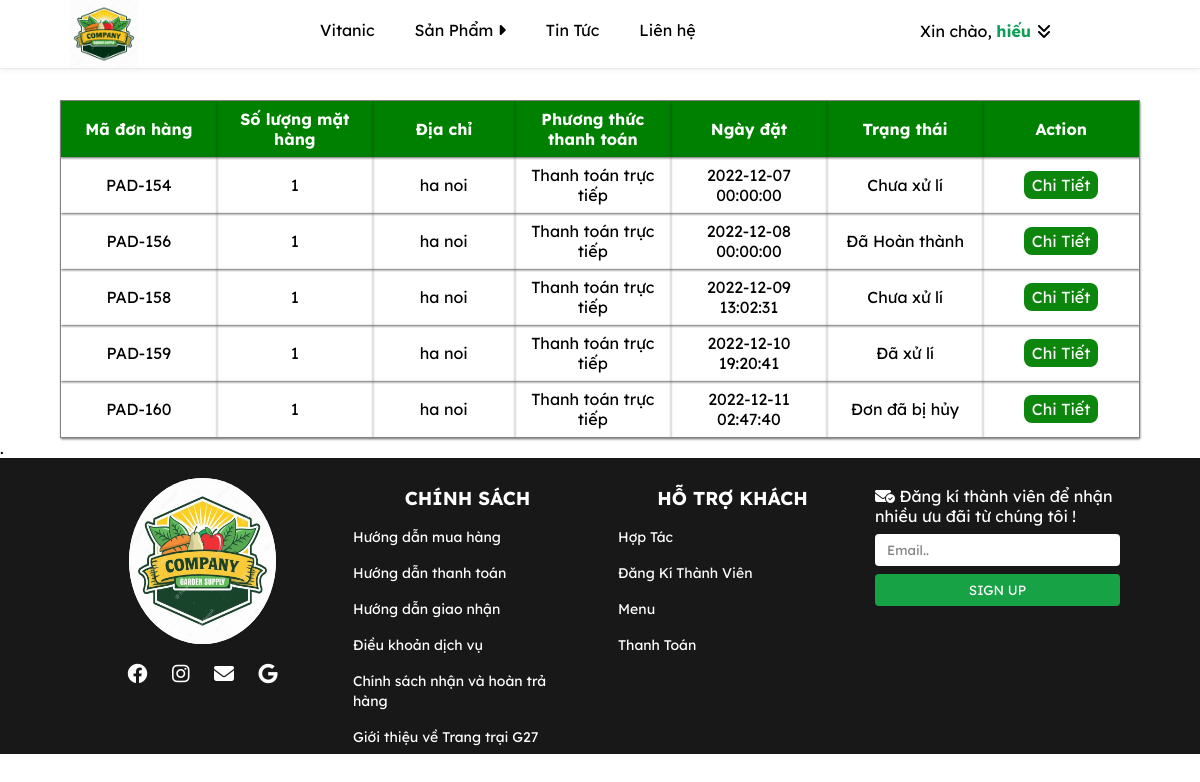
The page /view/index.php?act=mybill&id=1 (signed in) on the database its author committed.
### tables this page shows
CREATE TABLE `bill` (
  `id` int(11) NOT NULL,
  `id_user` int(11) DEFAULT 0,
  `bill_name` varchar(255) NOT NULL,
  `name_hh` text NOT NULL,
  `soluong` int(11) NOT NULL,
  `bill_address` varchar(255) NOT NULL,
  `bill_tel` varchar(255) NOT NULL,
  `bill_email` varchar(255) NOT NULL,
  `bill_pttt` tinyint(1) DEFAULT 1 COMMENT '1.thanh toán trực tiếp  2.thanh toán bằng thẻ  3.thanh toán ',
  `ngaydathang` datetime NOT NULL,
  `total` int(1) NOT NULL DEFAULT 0,
  `bill_status` tinyint(1) NOT NULL DEFAULT 0 COMMENT '0.đơn hàng mới 1.đơn đang sử lý 2.đang giao hàng 3.đã giao hàng'
);

### model/pdo.php (called while the page is built, shortened)
<?php
function pdo_get_connection(){
    $dburl = "mysql:host=localhost;dbname=duan1;charset=utf8";
    $username = 'root';
    $password = '';
    $conn = new PDO($dburl, $username, $password);
    $conn->setAttribute(PDO::ATTR_ERRMODE, PDO::ERRMODE_EXCEPTION);
    return $conn;
}
function pdo_query($sql){
    $sql_args = array_slice(func_get_args(), 1);
    try{
        $conn = pdo_get_connection();
        $stmt = $conn->prepare($sql);
        $stmt->execute($sql_args);
        $rows = $stmt->fetchAll();
        return $rows;
    }
    catch(PDOException $e){
        throw $e;
    }
    finally{
        unset($conn);
    }
}

### model/cart.php (called while the page is built, shortened)
<?php
function loadall_cart_count($idbill){
    $sql="select * from cart where idbill=". $idbill;
    $bill=pdo_query($sql);
    return sizeof($bill);
}
function loadbill_user($id_user){
    $sql = "select * from bill where id_user=".$id_user;
    $bill = pdo_query($sql);
    return $bill;
}
?>

### view/cart/mybill.php (the view, shortened to what this page needs)
<!DOCTYPE html>
<html lang="en">
<head>
</head>
<body>
    <table border="1" style="margin-top:100px;">
        <thead>
            <tr>
                <th>Mã đơn hàng</th>
                <th>Số lượng mặt hàng</th>
                <th>Địa chỉ</th>
                <th>Phương thức thanh toán</th>
                <th>Ngày đặt</th>
                <th>Trạng thái</th>
                <th>Action</th>
            </tr>
        </thead>
        <tbody>
            <tr>
                <?php
                     foreach($loadbill as $bill){
                     extract($bill);
                     $count = loadall_cart_count($bill['id']);
                     $detail = "index.php?act=detail_bill&id=".$id;
                     ?>
            <td>PAD-<?php echo $id?></td>
            <td> <?php echo $count ?></td>
            <td> <?php echo $bill_address ?></td>
            <td><?php
                if($bill_pttt==1){
                echo 'Thanh toán trực tiếp';
                }else if($bill_pttt==2){
                echo ('Thanh toán bằng thẻ');
                }else if($bill_pttt==3){
                echo ("Thanh toán");
                }
            ?></td>
            <td> <?php echo $ngaydathang  ?></td>
            <td><?php
                if($bill_status==0){
                    echo 'Chưa xử lí';
                  }else if($bill_status==1){
                    echo ('Đã xử lí');
                  }else if($bill_status==2){
                    echo ("Đang giao hàng");
                  }else if($bill_status==3){
                    echo ("Đã Hoàn thành");
                  }else if($bill_status==4){
                    echo "Đơn đã bị hủy";
                  }else{
                    echo "Chưa xử lí";
                  }
            ?>
            </td>
            <td><a href="<?php echo $detail ?>">Chi Tiết</a></td>
            </tr>
            <?php
        }
        ?>
        </tbody>
    </table>
</body>
</html>

### Main/css/style.css (style rules this page uses)
* { padding: 0; margin: 0; box-sizing: border-box; --main-color: #009933; --color-text: rgb(12, 70, 7); font-family: font; }

### view/cart/mybill.php (style rules this page uses)
table { width: 90vw; margin: 0 auto; border-collapse: collapse; }
table tr,td, th { padding: 8px; max-width: 80px; border: none; box-shadow: rgba(0, 0, 0, 0.12) 0px 1px 3px, rgba(0, 0, 0, 0.24) 0px 1px 2px; }
table thead { background-color: green; color: #fff; }
table td { text-decoration: none; text-align: center; }
table td a { text-decoration: none; padding: 4px 8px; opacity: .95; background-color: green; color: #fff; border-radius: 8px; }

### rows shown on the page
bill: id "154", count "1", bill_address "ha noi", bill_pttt "Thanh toán trực tiếp", ngaydathang "2022-12-07 00:00:00", bill_status "Chưa xử lí"
bill: id "156", count "1", bill_address "ha noi", bill_pttt "Thanh toán trực tiếp", ngaydathang "2022-12-08 00:00:00", bill_status "Đã Hoàn thành"
bill: id "158", count "1", bill_address "ha noi", bill_pttt "Thanh toán trực tiếp", ngaydathang "2022-12-09 13:02:31", bill_status "Chưa xử lí"
bill: id "159", count "1", bill_address "ha noi", bill_pttt "Thanh toán trực tiếp", ngaydathang "2022-12-10 19:20:41", bill_status "Đã xử lí"
bill: id "160", count "1", bill_address "ha noi", bill_pttt "Thanh toán trực tiếp", ngaydathang "2022-12-11 02:47:40", bill_status "Đơn đã bị hủy"

### other values the page prints
$name "hiếu"
